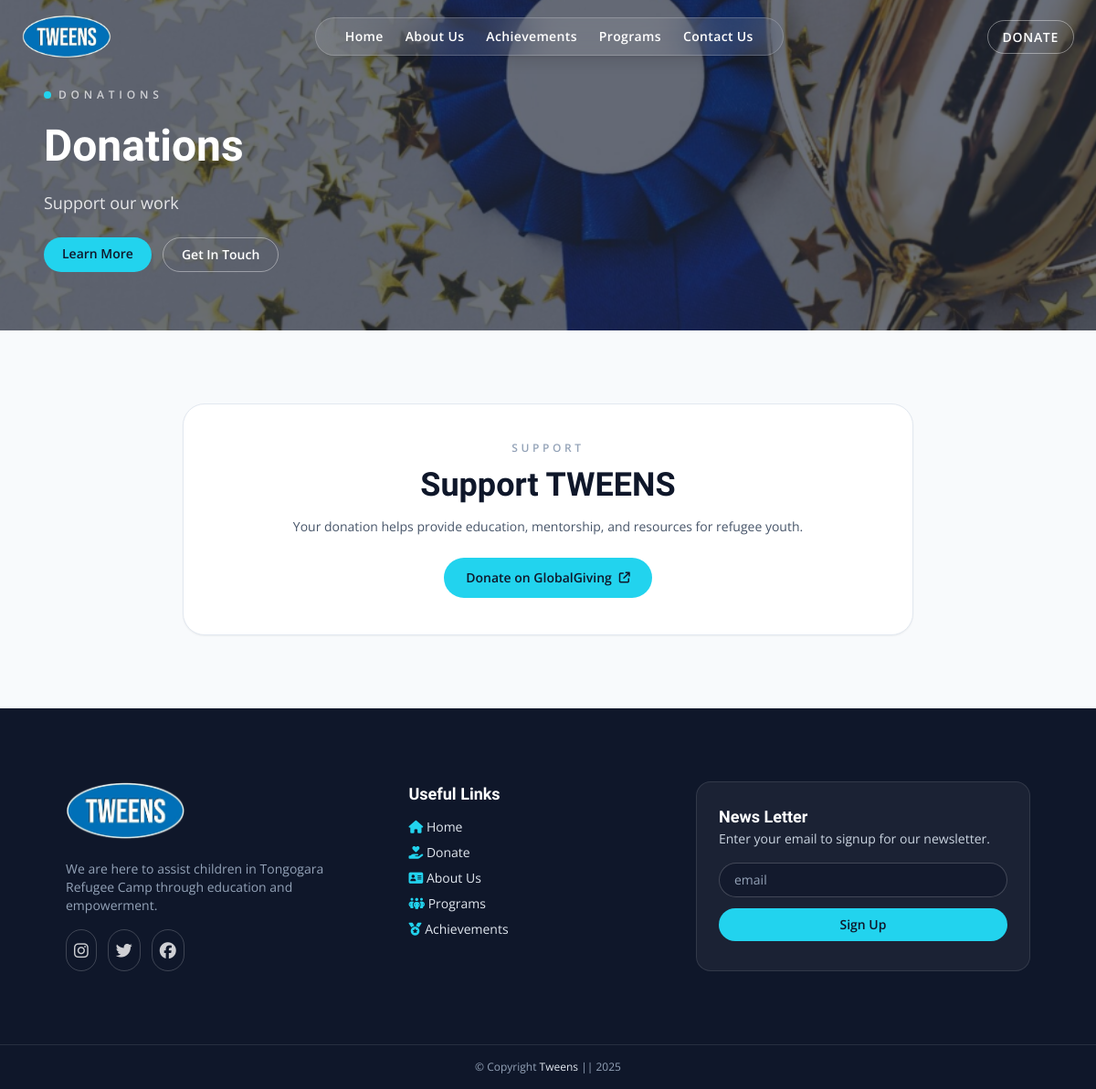
/donations, run on the app's committed database.
### flask_app/models.py (models this page shows)
class SiteContent(db.Model):
    __tablename__ = "site_content_table"
    __table_args__ = (
        UniqueConstraint("page", "section", "field", name="uq_site_content_key"),
    )
    id = db.Column(db.Integer, primary_key=True)
    page = db.Column(db.String(100), nullable=False)
    section = db.Column(db.String(100), nullable=False)
    field = db.Column(db.String(100), nullable=False)
    value = db.Column(db.Text, nullable=False)
    updated_at = db.Column(db.DateTime, nullable=False, default=datetime.utcnow, onupdate=datetime.utcnow)

### flask_app/app.py (the view)
@app.get("/donations")
def donations():
    return render_template("donations.html", page_content=get_page_content("donations"), file_js="")

### flask_app/app.py (called while the page is built)
def get_page_content(page: str) -> dict[str, dict[str, str]]:
    defaults = SITE_CONTENT_DEFAULTS.get(page, {})
    content = {section: dict(fields) for section, fields in defaults.items()}
    rows = SiteContent.query.filter_by(page=page).all()
    for row in rows:
        content.setdefault(row.section, {})[row.field] = row.value
    return content

@app.context_processor
def inject_global_site_content():
    global_content = get_page_content("global")
    return {
        "global_content": global_content.get("branding", {}),
        "footer_content": global_content.get("footer", {}),
        "current_endpoint": request.endpoint,
    }

### flask_app/templates/donations.html
{% set title = 'Donations' %}
{% set file_css = '' %}
{% set bg_image_url = page_content.hero.background_image %}
{% set topic = page_content.hero.topic %}
{% set caption = page_content.hero.caption %}
{% include 'components/hero.html' %}
<section class="mx-auto max-w-4xl px-6 py-16 md:px-8 md:py-20 lg:px-12">
    <div class="rounded-3xl border border-slate-200 bg-white p-10 text-center shadow-sm">
        <p class="text-xs font-semibold uppercase tracking-[0.3em] text-slate-400">Support</p>
        <h1 class="mt-3 text-4xl font-semibold text-slate-900">{{ page_content.overview.title }}</h1>
        <p class="mt-4 text-sm text-slate-600">{{ page_content.overview.body }}</p>
        <div class="mt-6">
            <a href="{{ global_content.get('donate_url', 'https://www.globalgiving.org/projects/transformative-education-for-refugees-in-zimbabwe/') }}" target="_blank" class="inline-flex items-center gap-2 rounded-full bg-brand-aqua px-6 py-3 text-sm font-semibold text-slate-900 transition hover:brightness-110">
                {{ page_content.overview.button }}
                <i class="fa-solid fa-arrow-up-right-from-square text-xs"></i>
            </a>
        </div>
    </div>
</section>
{% include 'components/footer.html' %}

### flask_app/templates/components/hero.html (shortened to what this page needs)
<!DOCTYPE html>
<html lang="en">
<head>
    <link rel="stylesheet" href="{{ url_for('static', filename='css/tailwind.css') }}">
    <link rel="stylesheet" href="https://cdnjs.cloudflare.com/ajax/libs/font-awesome/6.7.2/css/all.min.css" />
</head>
<body>
    <div class="nav-banner fixed inset-x-0 top-0 z-50 flex items-center justify-between px-6 py-4 transition-all duration-500">
        <div class="logo flex items-center gap-3">
            <a href="{{ url_for('home') }}" class="inline-flex items-center gap-3">
                <img src="{{ url_for('static', filename=global_content.get('logo_image', 'images/logo.png')) }}" alt="Logo" class="h-12 object-cover">
            </a>
        </div>
        <nav class="hidden md:flex md:items-center md:gap-6 md:rounded-full md:bg-white/10 md:backdrop-blur-xl md:px-8 md:py-2.5 md:border md:border-white/20 md:shadow-lg">
            <a href="{{ url_for('home') }}" class="text-sm font-semibold tracking-wide transition-colors {% if current_endpoint == 'home' %}text-brand-aqua{% else %}text-white hover:text-brand-aqua{% endif %}">Home</a>
            <a href="{{ url_for('about') }}" class="text-sm font-semibold tracking-wide transition-colors {% if current_endpoint == 'about' %}text-brand-aqua{% else %}text-white hover:text-brand-aqua{% endif %}">About Us</a>
            <a href="{{ url_for('achievements') }}" class="text-sm font-semibold tracking-wide transition-colors {% if current_endpoint == 'achievements' %}text-brand-aqua{% else %}text-white hover:text-brand-aqua{% endif %}">Achievements</a>
            <a href="{{ url_for('programs') }}" class="text-sm font-semibold tracking-wide transition-colors {% if current_endpoint == 'programs' %}text-brand-aqua{% else %}text-white hover:text-brand-aqua{% endif %}">Programs</a>
            <a href="{{ url_for('contact') }}" class="text-sm font-semibold tracking-wide transition-colors {% if current_endpoint == 'contact' %}text-brand-aqua{% else %}text-white hover:text-brand-aqua{% endif %}">Contact Us</a>
        </nav>
        <div class="hidden md:block">
            <a href="{{ global_content.get('donate_url', 'https://www.globalgiving.org/projects/transformative-education-for-refugees-in-zimbabwe/') }}" target="_blank" class="rounded-full border border-white/40 px-4 py-2 text-sm font-semibold uppercase tracking-wider text-white transition hover:border-white hover:bg-white/10">Donate</a>
        </div>
    </div>
    <header class="relative min-h-[60vh] bg-cover bg-center" style="background-image: url('{{ url_for('static', filename=bg_image_url) }}');">
        <div class="absolute inset-0" style="background-color: rgba(15, 23, 42, 0.62);"></div>
        <div class="relative z-10">
            <div class="mx-auto flex max-w-6xl flex-col gap-6 px-6 pb-16 pt-24 text-white">
                <div class="flex flex-wrap items-center gap-2 text-xs font-semibold uppercase tracking-[0.4em] text-white/70">
                    <span class="h-2 w-2 rounded-full bg-brand-aqua"></span>
                    {{ topic }}
                </div>
                <h1 class="text-4xl font-semibold leading-tight md:text-5xl">{{ topic }}</h1>
                <p class="max-w-2xl text-base text-white/85 md:text-lg">{{ caption }}</p>
                <div class="flex flex-wrap gap-3">
                    <a href="{{ url_for('about') }}" class="rounded-full bg-brand-aqua px-5 py-2 text-sm font-semibold text-slate-900 transition hover:brightness-110">Learn More</a>
                    <a href="{{ url_for('contact') }}" class="rounded-full border border-white/40 px-5 py-2 text-sm font-semibold text-white transition hover:border-white hover:bg-white/10">Get In Touch</a>
                </div>
            </div>
        </div>
    </header>

### flask_app/templates/components/footer.html (shortened to what this page needs)
<section class="bg-slate-900 text-slate-200">
    <div class="mx-auto grid max-w-6xl gap-10 px-6 py-14 md:px-8 md:py-16 lg:px-12 lg:py-20 md:grid-cols-[1.1fr_0.9fr_1.2fr]">
        <div class="space-y-4">
            <a href="{{ url_for('home') }}" class="inline-flex items-center gap-3">
                <img src="{{ url_for('static', filename=global_content.get('logo_image', 'images/logo.png')) }}" alt="logo" class="h-16 object-cover">
            </a>
            <p class="text-sm text-slate-400">{{ footer_content.get('tagline', 'Refugee-led education initiatives building brighter futures through mentorship, access, and community care.') }}</p>
            <div class="flex gap-3 text-lg">
                <a href="https://www.instagram.com/tweens_tongogara/" target="_blank" class="rounded-full border border-white/20 p-2 text-white/80 transition hover:border-brand-aqua hover:text-brand-aqua"><i class="fa-brands fa-instagram"></i></a>
                <a href="https://x.com/TongogaraTweens" target="_blank" class="rounded-full border border-white/20 p-2 text-white/80 transition hover:border-brand-aqua hover:text-brand-aqua"><i class="fa-brands fa-twitter"></i></a>
                <a href="https://www.facebook.com/tweens.tongo/" target="_blank" class="rounded-full border border-white/20 p-2 text-white/80 transition hover:border-brand-aqua hover:text-brand-aqua"><i class="fa-brands fa-facebook"></i></a>
            </div>
        </div>
        <div class="space-y-3">
            <h2 class="text-lg font-semibold text-white">Useful Links</h2>
            <div class="space-y-2 text-sm">
                <p><i class="fa-solid fa-house text-brand-aqua"></i> <a href="{{ url_for('home') }}">Home</a></p>
                <p><i class="fa-solid fa-hand-holding-heart text-brand-aqua"></i> <a href="{{ global_content.get('donate_url', 'https://www.globalgiving.org/projects/transformative-education-for-refugees-in-zimbabwe/') }}" target="_blank">Donate</a></p>
                <p><i class="fa-solid fa-address-card text-brand-aqua"></i> <a href="{{ url_for('about') }}">About Us</a></p>
                <p><i class="fa-solid fa-people-group text-brand-aqua"></i> <a href="{{ url_for('programs') }}">Programs</a></p>
                <p><i class="fa-solid fa-medal text-brand-aqua"></i> <a href="{{ url_for('achievements') }}">Achievements</a></p>
            </div>
        </div>
        <div class="space-y-4 rounded-2xl border border-white/10 bg-white/5 p-6">
            <div>
                <h2 class="text-lg font-semibold text-white">{{ footer_content.get('newsletter_title', 'News Letter') }}</h2>
                <p class="text-sm text-slate-300">{{ footer_content.get('newsletter_caption', 'Enter your email to signup for our newsletter.') }}</p>
            </div>
            <form action="{{ url_for('newsletter_signup') }}" method="post" class="flex flex-col gap-3">
                <input type="email" placeholder="email" name="newsletter" required class="w-full rounded-full border border-white/20 bg-slate-900/60 px-4 py-2 text-sm text-white placeholder:text-slate-400 focus:border-brand-aqua focus:outline-none">
                <button type="submit" class="rounded-full bg-brand-aqua px-4 py-2 text-sm font-semibold text-slate-900 transition hover:brightness-110">Sign Up</button>
            </form>
        </div>
    </div>
    <div class="border-t border-white/10 py-4 text-center text-xs text-slate-400">
        <p>&copy; Copyright <a href="{{ url_for('news_validate_page') }}" class="text-slate-200">{{ global_content.get('org_name', 'Tweens') }}</a> || {{ footer_content.get('copyright_year', '2025') }}</p>
    </div>
</section>
</body>
</html>

### data on the page
SiteContent: value (picture)
SiteContent: value (picture)
SiteContent: value "DONATIONS", value "Donations"
SiteContent: value "Support our work"
SiteContent: overview "Support TWEENS"
SiteContent: overview.body "Your donation helps provide education, mentorship, and resources for refugee youth."
SiteContent: overview.button "Donate on GlobalGiving"
SiteContent: get "We are here to assist children in Tongogara Refugee Camp through education and empowerment."
SiteContent: get "News Letter"
SiteContent: get "Enter your email to signup for our newsletter."
SiteContent: get "Tweens"
SiteContent: get "2025"
